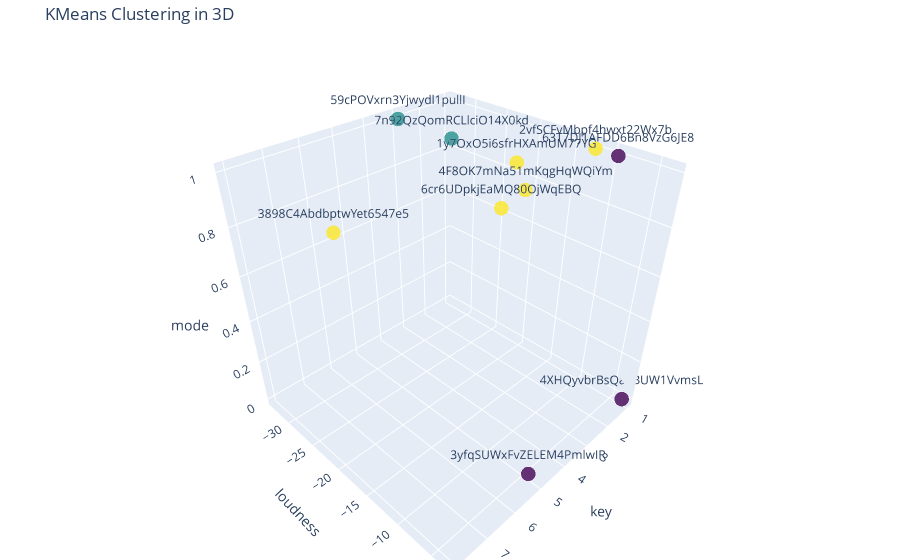

The cell this chart's notebook holds for it:
### Code cell
import plotly.graph_objects as go

# Create a 3D scatter plot
fig = go.Figure(data=[go.Scatter3d(
    x=three_features_df.iloc[:, 0],  # X-axis
    y=three_features_df.iloc[:, 1],  # Y-axis
    z=three_features_df.iloc[:, 2],  # Z-axis
    mode='markers',  # Show data points as markers
    marker=dict(
        color=my_3d_kmeans.labels_,  # Color by KMeans labels
        colorscale='Viridis',  # Use the 'Viridis' color scale
        size=5,  # Marker size
        opacity=0.8  # Marker opacity
    )
)])

# Annotate the data points with their index or a label
fig = go.Figure(data=[go.Scatter3d(
    x=three_features_df.iloc[:, 0],  # X-axis
    y=three_features_df.iloc[:, 1],  # Y-axis
    z=three_features_df.iloc[:, 2],  # Z-axis
    mode='markers+text',  # Show markers and text labels
    text=three_features_df.index.astype(str),  # Use index (or another label column) for annotations
    marker=dict(
        color=my_3d_kmeans.labels_,  # Color by KMeans labels
        colorscale='Viridis',  # Use the 'Viridis' color scale
        size=5,  # Marker size
        opacity=0.8  # Marker opacity
    ),
    textposition='top center',  # Position the text above the markers
)])

# Update layout with axis labels and title
fig.update_layout(
    title='KMeans Clustering in 3D',
    scene=dict(
        xaxis_title=three_features_df.columns[0],  # Label for X-axis
        yaxis_title=three_features_df.columns[1],  # Label for Y-axis
        zaxis_title=three_features_df.columns[2]   # Label for Z-axis
    ),
    margin=dict(l=0, r=0, b=0, t=40)  # Adjust the margins as needed
)

# Show the plot
fig.show()

### Figure 1 — Plotly figure (JSON) as saved in the notebook; plotly's stock layout.template omitted (floating-point values rounded to 4 significant figures)
{"data": [{"marker": {"color": [0, 2, 2, 2, 1, 1, 0, 0, 2, 2], "colorscale": [[0, "#440154"], [0.1111, "#482878"], [0.2222, "#3e4989"], [0.3333, "#31688e"], [0.4444, "#26828e"], [0.5556, "#1f9e89"], [0.6667, "#35b779"], [0.7778, "#6ece58"], [0.8889, "#b5de2b"], [1, "#fde725"]], "opacity": 0.8, "size": 5}, "mode": "markers+text", "text": ["4XHQyvbrBsQaaBUW1VvmsL ", "3898C4AbdbptwYet6547e5 ", "4F8OK7mNa51mKqgHqWQiYm ", "2vfSCFvMbpf4hwxt22Wx7b ", "59cPOVxrn3Yjwydl1pullI ", "7n92QzQomRCLlciO14X0kd ", "63T7DJ1AFDD6Bn8VzG6JE8 ", "3yfqSUWxFvZELEM4PmlwIR ", "1y7OxO5i6sfrHXAmUM77YG ", "6cr6UDpkjEaMQ80OjWqEBQ "], "textposition": "top center", "type": "scatter3d", "x": [1, 8, 4, 1, 3, 3, 1, 5, 3, 5], "y": [-3.383, -16.79, -10.87, -12.02, -33.5, -24.7, -9.267, -4.244, -15.5, -10.02], "z": [0, 1, 1, 1, 1, 1, 1, 0, 1, 1]}], "layout": {"margin": {"b": 0, "l": 0, "r": 0, "t": 40}, "scene": {"xaxis": {"title": {"text": "key"}}, "yaxis": {"title": {"text": "loudness"}}, "zaxis": {"title": {"text": "mode"}}}, "title": {"text": "KMeans Clustering in 3D"}}}
